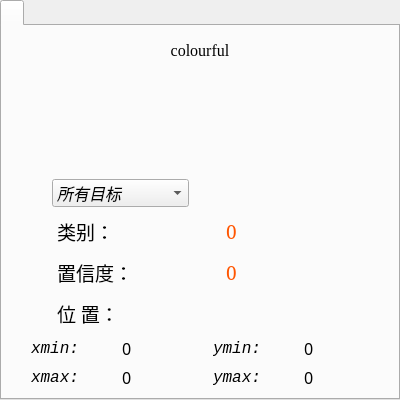
         <widget class="QTabWidget" name="stackPage">
          <property name="maximumSize">
           <size>
            <width>400</width>
            <height>16777215</height>
           </size>
          </property>
          <property name="currentIndex">
           <number>0</number>
          </property>
          <widget class="QWidget" name="stackPagePage1">
           <attribute name="title">
            <string/>
           </attribute>
           <layout class="QVBoxLayout" name="verticalLayout_2">
            <item>
             <layout class="QVBoxLayout" name="verticalLayout">
              <item>
               <widget class="QLabel" name="label_website">
                <property name="minimumSize">
                 <size>
                  <width>0</width>
                  <height>30</height>
                 </size>
                </property>
                <property name="font">
                 <font>
                  <family>Times new roman</family>
                  <pointsize>12</pointsize>
                  <italic>false</italic>
                  <bold>false</bold>
                 </font>
                </property>
                <property name="styleSheet">
                 <string notr="true">QLabel{font: 12pt &quot;Times new roman&quot;;}</string>
                </property>
                <property name="text">
                 <string>colourful</string>
                </property>
                <property name="alignment">
                 <set>Qt::AlignmentFlag::AlignCenter</set>
                </property>
               </widget>
              </item>
              <item>
               <widget class="QLabel" name="label_bar">
                <property name="minimumSize">
                 <size>
                  <width>382</width>
                  <height>400</height>
                 </size>
                </property>
                <property name="maximumSize">
                 <size>
                  <width>400</width>
                  <height>400</height>
                 </size>
                </property>
                <property name="styleSheet">
                 <string notr="true">border-image: url(:/images/icons/weed_logo.png);</string>
                </property>
                <property name="text">
                 <string/>
                </property>
                <property name="margin">
                 <number>5</number>
                </property>
               </widget>
              </item>
             </layout>
            </item>
            <item>
             <layout class="QHBoxLayout" name="Layout_obj">
              <property name="topMargin">
               <number>0</number>
              </property>
              <property name="rightMargin">
               <number>200</number>
              </property>
              <item>
               <widget class="QLabel" name="label_picSelect">
                <property name="minimumSize">
                 <size>
                  <width>30</width>
                  <height>30</height>
                 </size>
                </property>
                <property name="maximumSize">
                 <size>
                  <width>35</width>
                  <height>35</height>
                 </size>
                </property>
                <property name="styleSheet">
                 <string notr="true">border-image: url(:/images/icons/selection.png);</string>
                </property>
                <property name="text">
                 <string/>
                </property>
               </widget>
              </item>
              <item>
               <widget class="QComboBox" name="comboBox_select">
                <property name="minimumSize">
                 <size>
                  <width>0</width>
                  <height>24</height>
                 </size>
                </property>
                <property name="maximumSize">
                 <size>
                  <width>150</width>
                  <height>28</height>
                 </size>
                </property>
                <property name="font">
                 <font>
                  <family>Consolas</family>
                  <pointsize>12</pointsize>
                  <italic>true</italic>
                  <bold>false</bold>
                 </font>
                </property>
                <property name="focusPolicy">
                 <enum>Qt::FocusPolicy::ClickFocus</enum>
                </property>
                <property name="currentText">
                 <string>所有目标</string>
                </property>
                <property name="iconSize">
                 <size>
                  <width>36</width>
                  <height>36</height>
                 </size>
                </property>
                <item>
                 <property name="text">
                  <string>所有目标</string>
                 </property>
                </item>
               </widget>
              </item>
             </layout>
            </item>
            <item>
             <layout class="QHBoxLayout" name="Layout_cls">
              <item>
               <widget class="QLabel" name="label_picResult">
                <property name="minimumSize">
                 <size>
                  <width>35</width>
                  <height>35</height>
                 </size>
                </property>
                <property name="maximumSize">
                 <size>
                  <width>40</width>
                  <height>40</height>
                 </size>
                </property>
                <property name="styleSheet">
                 <string notr="true">border-image: url(:/images/icons/result.png);</string>
                </property>
                <property name="text">
                 <string/>
                </property>
               </widget>
              </item>
              <item>
               <widget class="QLabel" name="label_class">
                <property name="font">
                 <font>
                  <family>华文仿宋</family>
                  <pointsize>14</pointsize>
                 </font>
                </property>
                <property name="text">
                 <string>&lt;html&gt;&lt;head/&gt;&lt;body&gt;&lt;p&gt;类别：&lt;/p&gt;&lt;/body&gt;&lt;/html&gt;</string>
                </property>
               </widget>
              </item>
              <item>
               <widget class="QLabel" name="label_class_result">
                <property name="font">
                 <font>
                  <family>SimSun</family>
                  <pointsize>14</pointsize>
                 </font>
                </property>
                <property name="styleSheet">
                 <string notr="true">color: rgb(255, 85, 0);</string>
                </property>
                <property name="text">
                 <string>0</string>
                </property>
               </widget>
              </item>
             </layout>
            </item>
            <item>
             <layout class="QHBoxLayout" name="Layout_conf">
              <item>
               <widget class="QLabel" name="label_picConf">
                <property name="minimumSize">
                 <size>
                  <width>35</width>
                  <height>35</height>
                 </size>
                </property>
                <property name="maximumSize">
                 <size>
                  <width>40</width>
                  <height>40</height>
                 </size>
                </property>
                <property name="styleSheet">
                 <string notr="true">border-image: url(:/images/icons/Score.png);</string>
                </property>
                <property name="text">
                 <string/>
                </property>
               </widget>
              </item>
              <item>
               <widget class="QLabel" name="label_conf">
                <property name="font">
                 <font>
                  <family>华文仿宋</family>
                  <pointsize>14</pointsize>
                 </font>
                </property>
                <property name="text">
                 <string>&lt;html&gt;&lt;head/&gt;&lt;body&gt;&lt;p&gt;置信度：&lt;/p&gt;&lt;/body&gt;&lt;/html&gt;</string>
                </property>
               </widget>
              </item>
              <item>
               <widget class="QLabel" name="label_score_result">
                <property name="font">
                 <font>
                  <family>SimSun</family>
                  <pointsize>14</pointsize>
                 </font>
                </property>
                <property name="styleSheet">
                 <string notr="true">color: rgb(255, 85, 0);</string>
                </property>
                <property name="text">
                 <string>0</string>
                </property>
               </widget>
              </item>
             </layout>
            </item>
            <item>
             <layout class="QHBoxLayout" name="Layout_loc">
              <item>
               <widget class="QLabel" name="label_picLocation">
                <property name="minimumSize">
                 <size>
                  <width>35</width>
                  <height>35</height>
                 </size>
                </property>
                <property name="maximumSize">
                 <size>
                  <width>40</width>
                  <height>40</height>
                 </size>
                </property>
                <property name="styleSheet">
                 <string notr="true">border-image: url(:/images/icons/Ordinateur.png);</string>
                </property>
                <property name="text">
                 <string/>
                </property>
               </widget>
              </item>
              <item>
               <widget class="QLabel" name="label_location">
                <property name="font">
                 <font>
                  <family>华文仿宋</family>
                  <pointsize>14</pointsize>
                 </font>
                </property>
                <property name="text">
                 <string>&lt;html&gt;&lt;head/&gt;&lt;body&gt;&lt;p&gt;位 置：&lt;/p&gt;&lt;/body&gt;&lt;/html&gt;</string>
                </property>
               </widget>
              </item>
             </layout>
            </item>
            <item>
             <layout class="QHBoxLayout" name="Layout_xymin">
              <property name="leftMargin">
               <number>20</number>
              </property>
              <item>
               <widget class="QLabel" name="label_xmin">
                <property name="font">
                 <font>
                  <family>Consolas</family>
                  <pointsize>12</pointsize>
                  <italic>true</italic>
                  <bold>false</bold>
                 </font>
                </property>
                <property name="text">
                 <string>xmin: </string>
                </property>
               </widget>
              </item>
              <item>
               <widget class="QLabel" name="label_xmin_result">
                <property name="font">
                 <font>
                  <family>SimSun-ExtB</family>
                  <pointsize>12</pointsize>
                 </font>
                </property>
                <property name="text">
                 <string>0</string>
                </property>
               </widget>
              </item>
              <item>
               <widget class="QLabel" name="label_ymin">
                <property name="font">
                 <font>
                  <family>Consolas</family>
                  <pointsize>12</pointsize>
                  <italic>true</italic>
                  <bold>false</bold>
                 </font>
                </property>
                <property name="text">
                 <string>ymin: </string>
                </property>
               </widget>
              </item>
              <item>
               <widget class="QLabel" name="label_ymin_result">
                <property name="font">
                 <font>
                  <family>SimSun-ExtB</family>
                  <pointsize>12</pointsize>
                 </font>
                </property>
                <property name="text">
                 <string>0</string>
                </property>
               </widget>
              </item>
             </layout>
            </item>
            <item>
             <layout class="QHBoxLayout" name="Layout_xymax">
              <property name="leftMargin">
               <number>20</number>
              </property>
              <item>
               <widget class="QLabel" name="label_xmax">
                <property name="font">
                 <font>
                  <family>Consolas</family>
                  <pointsize>12</pointsize>
                  <italic>true</italic>
                  <bold>false</bold>
                 </font>
                </property>
                <property name="text">
                 <string>xmax: </string>
                </property>
               </widget>
              </item>
              <item>
               <widget class="QLabel" name="label_xmax_result">
                <property name="font">
                 <font>
                  <family>SimSun-ExtB</family>
                  <pointsize>12</pointsize>
                 </font>
                </property>
                <property name="text">
                 <string>0</string>
                </property>
               </widget>
              </item>
              <item>
               <widget class="QLabel" name="label_ymax">
                <property name="font">
                 <font>
                  <family>Consolas</family>
                  <pointsize>12</pointsize>
                  <italic>true</italic>
                  <bold>false</bold>
                 </font>
                </property>
                <property name="text">
                 <string>ymax: </string>
                </property>
               </widget>
              </item>
              <item>
               <widget class="QLabel" name="label_ymax_result">
                <property name="font">
                 <font>
                  <family>SimSun-ExtB</family>
                  <pointsize>12</pointsize>
                 </font>
                </property>
                <property name="text">
                 <string>0</string>
                </property>
               </widget>
              </item>
             </layout>
            </item>
           </layout>
          </widget>
         </widget>
